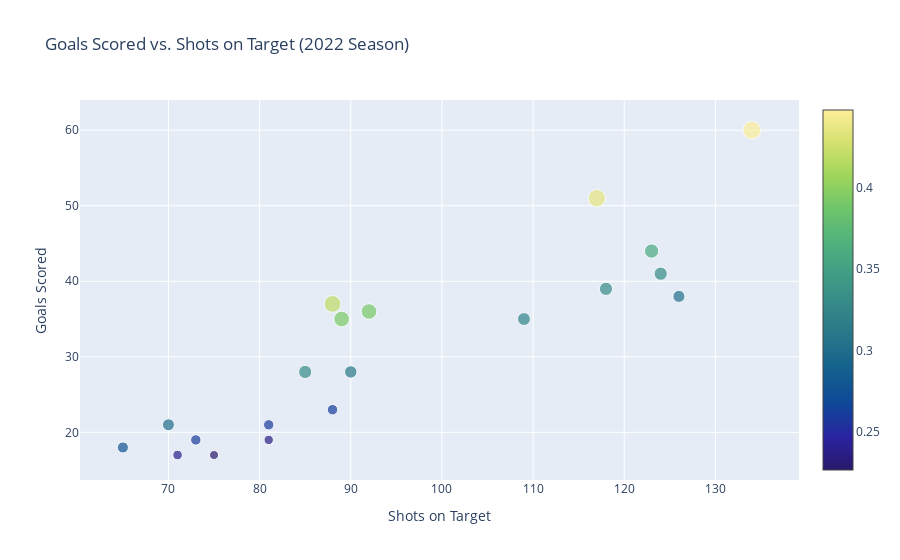

This figure's notebook cell:
### Code cell
# For the scatter plot of shots on target vs. goals scored in the 2022 season, I need my data points and a layout
trace_22 = go.Scatter(x=shootin_stats_22['SoT'], y=shootin_stats_22['GF'], mode='markers',
                   text=shootin_stats_22.index.get_level_values('Team'),
                   marker={'size': 40 * shootin_stats_22['Efficiency'],
                           'color':shootin_stats_22['Efficiency'],'colorscale': 'haline', 'showscale':True})
                            #To have the points vary based on efficiency

# create a layout for the plot
layout_22 = go.Layout(title='Goals Scored vs. Shots on Target (2022 Season)',
                   xaxis={'title': 'Shots on Target'},
                   yaxis={'title': 'Goals Scored'})

# create a figure object
shot_Stats_22 = go.Figure(data=[trace_22], layout=layout_22)
shot_Stats_22.show()
py.plot(shot_Stats_22, filename='ShotsvsGoals_Stats_22.html', auto_open=False)

### Figure 1 — Plotly figure (JSON) as saved in the notebook; plotly's stock layout.template omitted (floating-point values rounded to 4 significant figures)
{"data": [{"marker": {"color": [0.4359, 0.3111, 0.3, 0.4205, 0.3305, 0.2614, 0.2593, 0.2267, 0.3933, 0.3294, 0.3913, 0.3016, 0.4478, 0.3306, 0.3211, 0.2769, 0.2346, 0.3577, 0.2603, 0.2394], "colorscale": [[0, "rgb(41, 24, 107)"], [0.09091, "rgb(42, 35, 160)"], [0.1818, "rgb(15, 71, 153)"], [0.2727, "rgb(18, 95, 142)"], [0.3636, "rgb(38, 116, 137)"], [0.4545, "rgb(53, 136, 136)"], [0.5455, "rgb(65, 157, 133)"], [0.6364, "rgb(81, 178, 124)"], [0.7273, "rgb(111, 198, 107)"], [0.8182, "rgb(160, 214, 91)"], [0.9091, "rgb(212, 225, 112)"], [1, "rgb(253, 238, 153)"]], "showscale": true, "size": [17.44, 12.44, 12, 16.82, 13.22, 10.45, 10.37, 9.067, 15.73, 13.18, 15.65, 12.06, 17.91, 13.23, 12.84, 11.08, 9.383, 14.31, 10.41, 9.577]}, "mode": "markers", "text": ["Arsenal", "Aston Villa", "Bournemouth", "Brentford", "Brighton and Hove Albion", "Chelsea", "Crystal Palace", "Everton", "Fulham", "Leeds United", "Leicester City", "Liverpool", "Manchester City", "Manchester United", "Newcastle United", "Nottingham Forest", "Southampton", "Tottenham Hotspur", "West Ham United", "Wolverhampton Wanderers"], "type": "scatter", "x": [117, 90, 70, 88, 118, 88, 81, 75, 89, 85, 92, 126, 134, 124, 109, 65, 81, 123, 73, 71], "y": [51, 28, 21, 37, 39, 23, 21, 17, 35, 28, 36, 38, 60, 41, 35, 18, 19, 44, 19, 17]}], "layout": {"title": {"text": "Goals Scored vs. Shots on Target (2022 Season)"}, "xaxis": {"title": {"text": "Shots on Target"}}, "yaxis": {"title": {"text": "Goals Scored"}}}}
